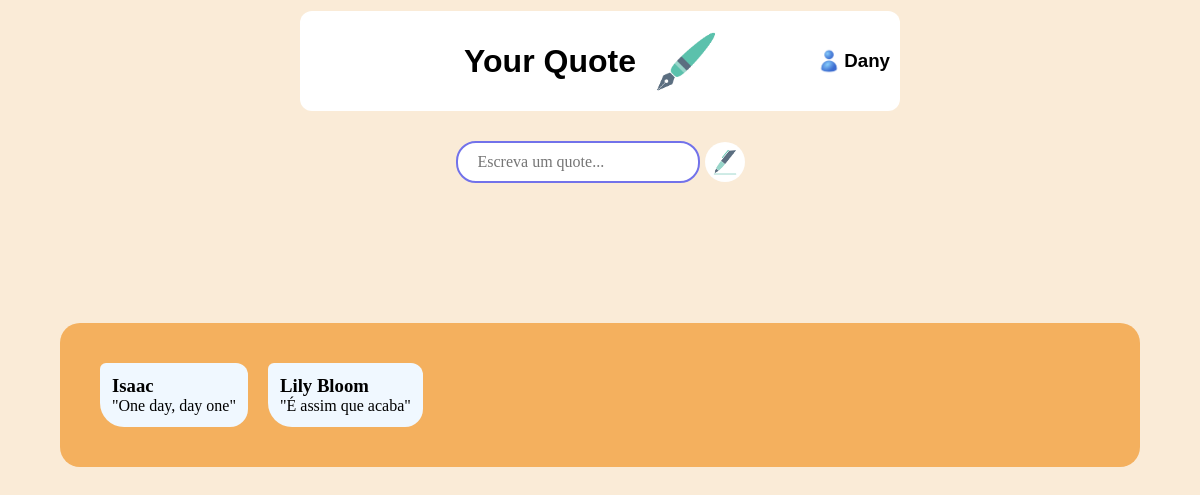
Screenshot of /main/ (signed in) with the database file from the repository.
### loginCadastro/models.py (models this page shows)
class Citacao(models.Model):
    conteudo = models.CharField(max_length=200)
    autor = models.CharField(max_length=100)
    usuario = models.ForeignKey(User, on_delete=models.CASCADE)

### paginaCitacoes/views.py (the view)
# urls.py: path('main/', mainPage, name="mainPage")
def mainPage(request):
    citacoes = Citacao.objects.filter(usuario=request.session.get('user_id'))
    print(len(citacoes))
    if request.method == 'POST':
        conteudo = request.POST['quote']
        autor = request.POST['campo-autor']
        citacao = Citacao(conteudo=conteudo, autor=autor, usuario=User.objects.get(nomeUser=request.session.get('user')))
        citacao.save()
        return redirect('mainPage')
    return render(request, 'paginaCitacoes/main.html', {'user': request.session.get('user'), 'user_id': request.session.get('user_id'), 'citacoes':citacoes, 'numero_citacoes':len(citacoes)})

### templates/paginaCitacoes/main.html (shortened to what this page needs)
{% load static %}
<!DOCTYPE html>
<html lang="pt-br">
<head>
    <link rel="stylesheet" href="{% static 'paginaCitacoes/css/main.css' %}">
</head>
<body>
    <header>
        <h1>Your Quote</h1>
        <img class="imagem-caneta" src="{% static 'loginCadastro/images/caneta.jpg' %}" alt="Imagem de Caneta">
        <div class="caixa-user">
            <img src="{% static 'paginaCitacoes/images/user.jpg' %}" alt="Imagem de Usuario">
            <h3>{{user}}</h3>
        </div>
    </header>
    <main>
        <form action="{% url 'mainPage' %}" method="post" class="caixa-insere-quote"> {% csrf_token %}
            <div>
                <input type="text" placeholder="Escreva um quote..." name="quote" id="quote">
                <img class="imagem-caneta2" src="{% static 'paginaCitacoes/images/caneta2.jpg' %}" alt="Icone de caneta quote">
            </div>
        </form>
        <section class="quote-area">
            {% for citacao in citacoes %}
                <div class="quote-item">
                    <h3>{{citacao.autor}}</h3>
                    <p>"{{citacao.conteudo}}"</p>
                </div>
            {% endfor %}
        </section>
    </main>
</body>
</html>

### setupCitacoes/static/paginaCitacoes/css/main.css (style rules this page uses)
* { margin: 0; padding: 0; box-sizing: border-box; }
body { background-color: antiquewhite; display: flex; flex-direction: column; align-items: center; gap: 30px; }
header { display: flex; justify-content: center; align-items: center; font-family: Verdana, Geneva, Tahoma, sans-serif; background-color: #fff; margin-top: 0.7rem; width: 50%; border-radius: 12px; position: relative; }
main { width: 100%; display: flex; flex-direction: column; align-items: center; }
.imagem-caneta2 { width: 40px; border-radius: 30px; cursor: pointer; }
.imagem-caneta { width: 100px; }
.caixa-user { display: flex; align-items: center; position: absolute; right: 10px; }
.caixa-user img { width: 30px; }
.caixa-insere-quote { display: flex; flex-direction: column; gap: 20px; align-items: center; }
.caixa-insere-quote div { display: flex; align-items: center; gap: 5px; }
.caixa-insere-quote div input { padding: 10px 20px; border: 2px solid rgb(114, 114, 234); border-radius: 20px; font-family: cursive; outline: none; font-size: 16px; }
.quote-area { margin-top: 20px; width: 90%; padding: 30px; background-color: rgb(244, 176, 94); display: flex; flex-wrap: wrap; border-radius: 20px; }
.quote-item { display: flex; flex-direction: column; background-color: aliceblue; font-family: cursive; padding: 12px; margin: 10px; border-radius: 6px 12px 18px 24px; }

### rows the page displays
Citacao: autor "Isaac", conteudo "One day, day one"
Citacao: autor "Lily Bloom", conteudo "É assim que acaba"

### other values shown
{{ user }} "Dany"
